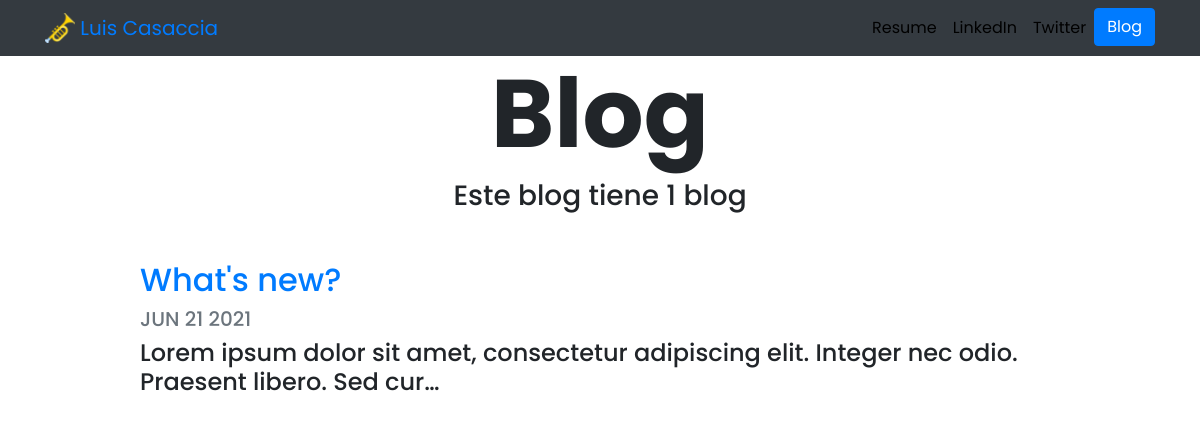
Screenshot of /blog/ with the database file from the repository.
### blog/models.py (models this page shows, shortened)
class Blog(models.Model):
    title = models.CharField(max_length=200)
    description = models.TextField()
    date = models.DateField(auto_now=False)

### blog/views.py (the view)
# urls.py: path('', views.all_blogs, name='all_blogs'),
def all_blogs(request):
    blogs = Blog.objects.order_by('-date')
    return render(request, 'blog/all_blogs.html', {'blogs':blogs})

### blog/templates/blog/all_blogs.html
{% extends "portfolio/base.html" %}
{% load static %}
{% block content %}
<h1 id="blogtitle" class="font-weight-bold text-center">Blog</h1>
<h3 class="text-center mb-5">Este blog tiene {{ blogs.count }} blog{{ blogs.count|pluralize }}</h3>
{% for blog in blogs %}
<div class="row justify-content-center my-3">
  <div class="col-md-10">
    <a href="{% url 'blog:detail' blog.id %}">
      <h2>{{ blog.title }}</h2>
    </a>
    <h5 class="text-muted">{{ blog.date|date:'M d Y'|upper }}</h5>
    <h4>{{ blog.description|striptags|truncatechars:100 }}</h4>
  </div>
</div>
{% endfor %}
{% endblock %}

### portfolio/static/portfolio/custom.css (style rules this page uses)
body { font-family: 'Poppins', cursive; }
#blogtitle { font-size: 6rem; }

### rows the page displays
Blog: title "What's new?", date "JUN 21 2021", description "Lorem ipsum dolor sit amet, consectetur adipiscing elit. Integer nec odio. Praesent libero. Sed cur…"

### other values shown
{{ blogs.count }} "1"
